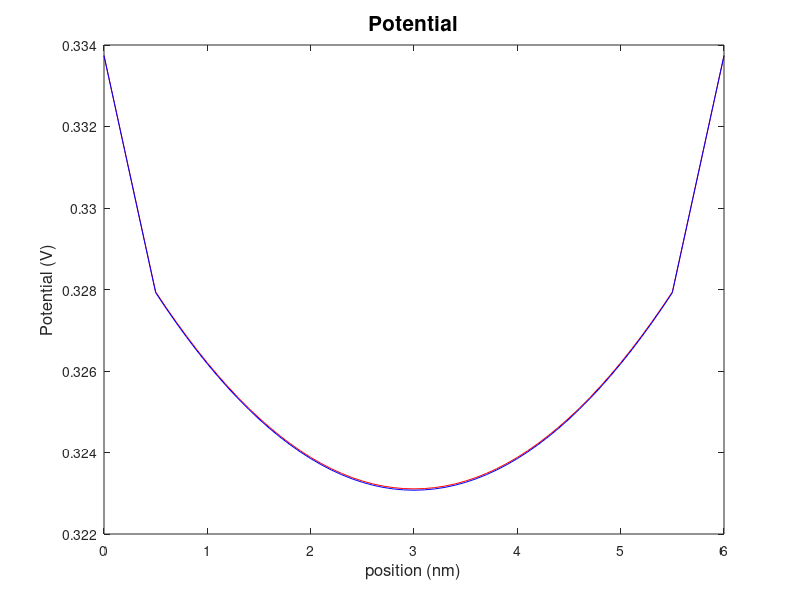
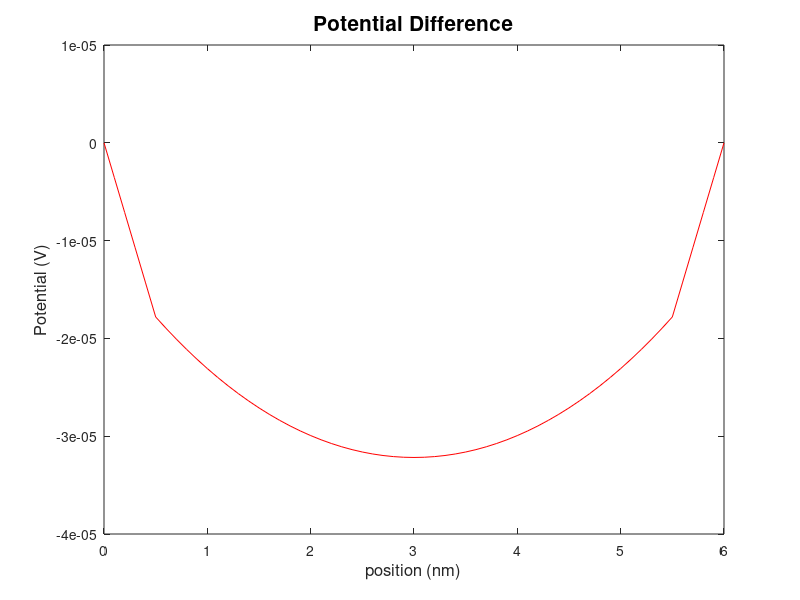
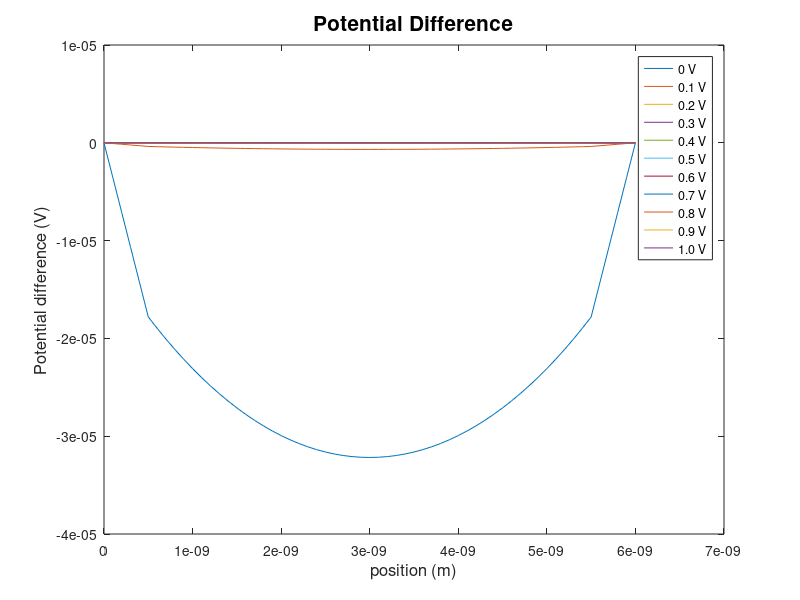

Here is the MATLAB script that generated these plots, in order:
clear all;

%%
% Permittivity
% 
% Aluminum: 1.46
% mos2: 4
% silicon dioxide: 3.9
% silicon: 11.68
%%
q = 1.602192e-19; % Elementary charge, C
e0 = 8.854187817e-12; % Vacuum permittivity, F/m
k_B = 1.380662e-23; % Boltzmann constant, J/K
T = 300.0; % Temperature, K


%%
ni = 1.075e16; % 1.075e10 /cm^3
Nacc = 1e24; % 1e18 /cm^3
dx = 0.1e-9;
N_point = 5; % N points in minimum thickness

mat_th = [5 50 5]; % material thickness (x0.1 nm)
e = [3.9 11.7 3.9]; % permittivity

d = mat_th(1);
for n = 2:numel(mat_th)
  d = gcd(d,mat_th(n)); % greatest common divisor
end

Num = mat_th.*N_point./d; % number of points in each material

x = dx*transpose([0:sum(Num)]); % real space thickness

A=zeros(sum(Num)+1,sum(Num)+1);
A(1,1)=1;
A(sum(Num)+1,sum(Num)+1)=1;

sum_num=1;
for i = 1:numel(mat_th)
    for j = sum_num+1:sum_num+Num(i)-1
        A(j,j-1)= e(i);
        A(j,j) = -2*e(i);
        A(j,j+1)= e(i);
    end
    
    if i<numel(mat_th)
    sum_num=sum_num+Num(i);
    A(sum_num,sum_num-1) = e(i);
    A(sum_num,sum_num) = -e(i) -e(i+1);
    A(sum_num,sum_num+1) = e(i+1);
    end
end

% Boundary condition
b = zeros(sum(Num)+1,1);
b(1,1) = 0.33374;
b(sum(Num)+1,1) = 1;
for i = Num(1)+1:Num(1)+Num(2)+1
    if i==Num(1)+1
        b(i,1) = dx*dx*q*Nacc/e0*0.5;
    elseif i==Num(1)+Num(2)+1
        b(i,1) = dx*dx*q*Nacc/e0*0.5;
    else b(i,1) = dx*dx*q*Nacc/e0;
    end
end
b(sum(Num)+1,1) = 0.33374;
phi = A \ b;

elec = zeros(sum(Num)+1,1);
for i = Num(1)+1:Num(1)+Num(2)+1
elec(i,1) = ni * exp(q*phi(i,1)/(k_B*T));
end

%%
b2 = zeros(sum(Num)+1,1);
b2(1,1) = 0.33374;
b2(sum(Num)+1,1) = 1;
for i = Num(1)+1:Num(1)+Num(2)+1
    if i==Num(1)+1
        b2(i,1) = dx*dx*q*(Nacc+elec(i,1))/e0*0.5;
    elseif i==Num(1)+Num(2)+1
        b2(i,1) = dx*dx*q*(Nacc+elec(i,1))/e0*0.5;
    else b2(i,1) = dx*dx*q*(Nacc+elec(i,1))/e0;
    end
end
b2(sum(Num)+1,1) = 0.33374;
phi2 = A \ b2;
pot_diff = phi2 - phi
%%
figure(1)
plot(x*1e9,phi,'r-',x*1e9,phi2,'b-')
set(gcf,'Color','w')
title('Potential','FontSize',15)
xlabel('position (nm)','FontSize',12)
ylabel('Potential (V)','FontSize',12)
% 
% figure(2)
% plot(x*1e9,elec*1e-6,'bo-')
% set(gcf,'Color','w')
% title('Electron density','FontSize',15)
% xlabel('position (nm)','FontSize',12)
% ylabel('Electron density (cm^-3)','FontSize',12)
% 
% figure(3)
% plot(x*1e9,phi2,'r-')
% set(gcf,'Color','w')
% title('Potential2','FontSize',15)
% xlabel('position (nm)','FontSize',12)
% ylabel('Potential (V)','FontSize',12)
% 
figure(4)
plot(x*1e9,pot_diff,'r-')
set(gcf,'Color','w')
title('Potential Difference','FontSize',15)
xlabel('position (nm)','FontSize',12)
ylabel('Potential (V)','FontSize',12)

%%

% Boundary condition
c = zeros(sum(Num)+1,11);
for j = 1:11
c(1,j) = 0.33374-0.1*(j-1);
for i = Num(1)+1:Num(1)+Num(2)+1
    if i==Num(1)+1
        c(i,j) = dx*dx*q*Nacc/e0*0.5;
    elseif i==Num(1)+Num(2)+1
        c(i,j) = dx*dx*q*Nacc/e0*0.5;
    else c(i,j) = dx*dx*q*Nacc/e0;
    end
end
c(sum(Num)+1,j) = 0.33374-0.1*(j-1);
end
phic = A \ c;

elecc = zeros(sum(Num)+1,1);
for i = Num(1)+1:Num(1)+Num(2)+1
    for j =1:11
elecc(i,j) = ni * exp(q*phic(i,j)/(k_B*T));
    end
end


c2 = zeros(sum(Num)+1,11);
for j = 1:11
c2(1,j) = 0.33374-0.1*(j-1);
for i = Num(1)+1:Num(1)+Num(2)+1
    if i==Num(1)+1
        c2(i,j) = dx*dx*q*(Nacc+elecc(i,j))/e0*0.5;
    elseif i==Num(1)+Num(2)+1
        c2(i,j) = dx*dx*q*(Nacc+elecc(i,j))/e0*0.5;
    else c2(i,j) = dx*dx*q*(Nacc+elecc(i,j))/e0;
    end
end
c2(sum(Num)+1,j) = 0.33374-0.1*(j-1);
end
phi2c = A \ c2;
pot_diffc = phi2c - phic
figure(5)
plot(x,pot_diffc(:,1),x,pot_diffc(:,2),x,pot_diffc(:,3),x,pot_diffc(:,4),x,pot_diffc(:,5),x,pot_diffc(:,6),x,pot_diffc(:,7),x,pot_diffc(:,8),x,pot_diffc(:,9),x,pot_diffc(:,10),x,pot_diffc(:,11))
legend('0 V','0.1 V','0.2 V','0.3 V','0.4 V','0.5 V','0.6 V','0.7 V','0.8 V','0.9 V','1.0 V')
set(gcf,'Color','w')
title('Potential Difference','FontSize',15)
xlabel('position (m)','FontSize',12)
ylabel('Potential difference (V)','FontSize',12)
